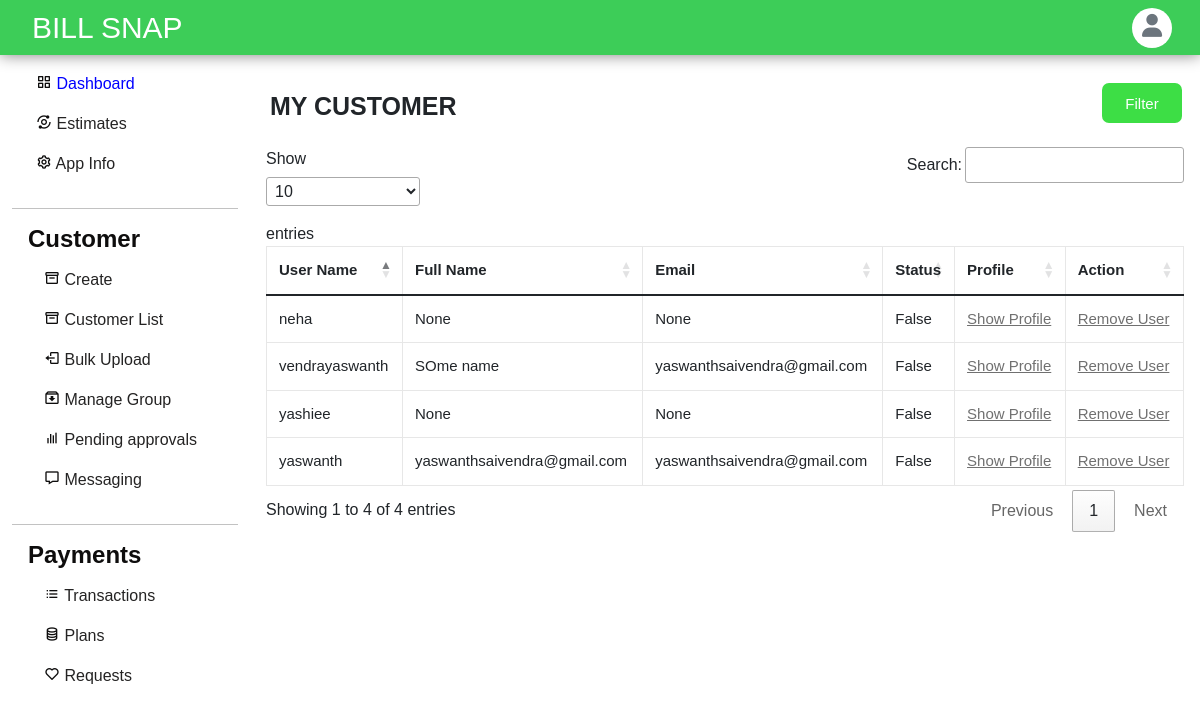
Page /apps/helo/customerlist/ (signed in) on the earlier database version.
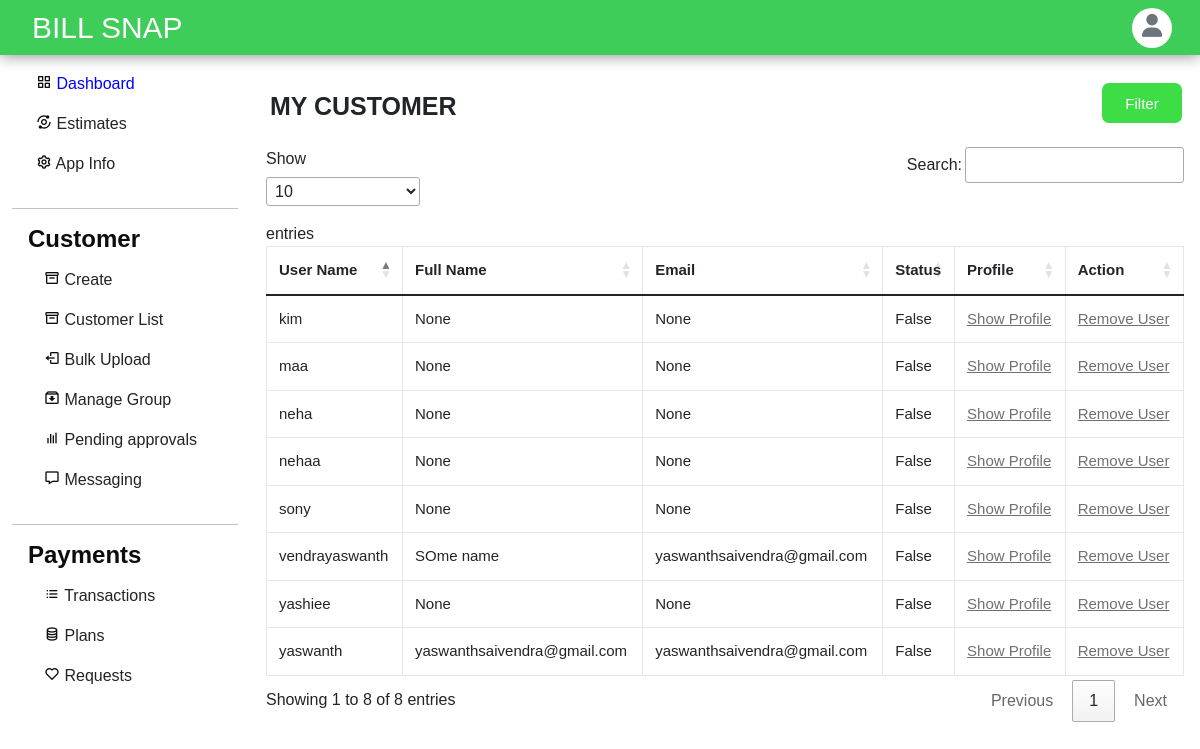
Same page on the later database version.
### accounts/models.py (models this page shows, shortened)
class Profile(models.Model):
    user = models.OneToOneField(User, on_delete=models.CASCADE, related_name='profile')
    apps=models.ManyToManyField(applists,related_name='apps')
    status = models.CharField(choices=status_choices, max_length=20, default='c')
    full_name = models.CharField(max_length=100, blank=True, null=True)
    utility_name = models.CharField(max_length=200, null=True, blank=True)
    utility_short_name= models.CharField(max_length=50, null=True, blank=True)
    utility_state= models.CharField(max_length=50, null=True, blank=True)
    utility_district= models.CharField(max_length=50, null=True, blank=True)
    utility_country= models.CharField(max_length=50, null=True, blank=True)
    utility_postalcode= models.CharField(max_length=20, null=True, blank=True)
    utility_address=models.TextField(max_length=200, null=True, blank=True)
    contact_person= models.CharField(max_length=200, null=True, blank=True)
    contact_email = models.EmailField(max_length=50, null=True, blank=True)
    contact_phnum = models.CharField(max_length=15, null=True, blank=True)
    contact_mobile= models.CharField(max_length=15, null=True, blank=True)
    contact_designation= models.CharField(max_length=100, null=True, blank=True)
    contact_landline= models.CharField(max_length=20, null=True, blank=True)
    emergency_person=models.CharField(max_length=200, null=True, blank=True)
    emergency_altperson=models.CharField(max_length=200, null=True, blank=True)
    emergency_mobile=models.CharField(max_length=200, null=True, blank=True)
    emergency_altmobile=models.CharField(max_length=200, null=True, blank=True)
    emergency_officeaddress=models.TextField(max_length=200,null=True,blank=True)
    emergency_altofficeaddress=models.TextField(max_length=200,null=True,blank=True)
    info_created_at = models.DateTimeField(auto_now_add=True)
    info_updated_at = models.DateTimeField(auto_now=True)
    se_coins= models.IntegerField(null=True, default=999, blank=True)
    slug = models.SlugField(max_length=200, editable=False, null=True, blank=True)
    admin=models.BooleanField(default=False)
    plans = models.ManyToManyField(Plan)
    plan_active = models.BooleanField(default=False)
    paid = models.BooleanField(default=False)

### dashboard/views.py (the view)
# urls.py: path('customerlist/',views.customerlist,name='customerlist'),
@login_required
def customerlist(request,slug):
    app=applists.objects.get(slug=slug)
    details = Profile.objects.filter(apps=app)
    return render(request, 'customerlist.html', {'details':details, 'slug':slug})

### templates/customerlist.html (shortened to what this page needs)
{% load static %}
<!DOCTYPE html>
<html lang="en">
<head>
  <link href="https://cdn.jsdelivr.net/npm/bootstrap@5.1.3/dist/css/bootstrap.min.css" rel="stylesheet"
 />
  <link href='https://unpkg.com/boxicons@2.0.7/css/boxicons.min.css' rel='stylesheet'>
  <link rel="stylesheet" href="https://cdnjs.cloudflare.com/ajax/libs/font-awesome/6.1.1/css/all.min.css" />
  <link rel="stylesheet" href="{% static 'assets/styles.css'%}">
  <link rel="stylesheet" href="https://cdn.datatables.net/1.10.19/css/jquery.dataTables.min.css">
</head>
<body>
  {% include "dashnav.html" %}
  <div class="main mx-auto">
    <div class="row">
      {% include "dashsidebar.html" %}
      <div class="col-md-7 flex-md-fill">
        <div class="col right" id="customer-list">
          <div class="d-flex align-items-center justify-content-between">
            <h2 class="ps-1 pt-3" id="pspt">MY CUSTOMER</h2><br>
            <button id="show" class="button button1 ">Filter</button>
          </div>
          <div class="my-3 w-100">
            <table class="table table-bordered w-100" id='table_filter'>
              <thead>
                <tr>
                  <th>User Name</th>
                  <th>Full Name</th>
                  <th>Email</th>
                  <th>Status</th>
                  <th>Profile</th>
                  <th>Action</th>
                </tr>
              </thead>
              <tbody>
                {% for i in details %}
                <tr>
                  <td>{{ i.user}}</td>
                  <td>{{ i.full_name}}</td>
                  <td>{{ i.contact_email}}</td>
                  <td>{{ i.paid}}</td>
                  <td>
                    <a class='w3-button w3-small w3-round w3-green'
                      href="{% url 'accounts:show-profile' slug=slug userslug=i.user %}">Show Profile</a>
                  </td>
                  <td>
                    <a class='w3-button w3-small w3-round w3-red' href="{% url 'remove-customer' slug i.user %}">Remove
                      User</a>
                  </td>
                </tr>
                {%endfor%}
              </tbody>
            </table>
          </div>
          <br>
        </div>
      </div>
    </div>
  </div>
</body>
</html>

Differences in the rows shown:
now on this page (row unchanged): Profile: user "nehaa", full_name "None", contact_email "None", paid "False"
added Profile: user "maa", full_name "None", contact_email "None", paid "False"
added Profile: user "kim", full_name "None", contact_email "None", paid "False"
now on this page (row unchanged): Profile: user "sony", full_name "None", contact_email "None", paid "False"
Other differences:
text written by a page script: "Show entries Search: Showing 1 to 4 of 4 entries Previous 1 Next" → "Show entries Search: Showing 1 to 8 of 8 entries Previous 1 Next"
